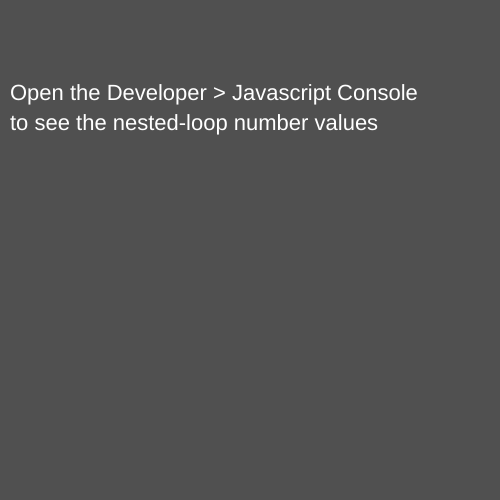
Frame 1 (no input)
Frame 2 (the mouse pressed at the canvas centre, redrawn once): identical to frame 1, image omitted

The p5.js sketch that drew this single still picture (run headless with seeded random() and noise() and a simulated clock; the mouse was pressed at the canvas centre and the sketch redrawn once):

// p5.js sketch
// ── sketch.js
//DAT405 / GAD405
//02_Nested For-Loop - Console

function setup() {
  createCanvas(500, 500);
  noLoop();
  textSize(22);
  //textAlign(CENTER);
}

function draw() {
  background(80);
  //Run the nested loop for x, and y
  for (let y = 0; y < 10; y++) {
    for (let x = 0; x < 10; x++) {
      //Print result to the console
      //Open Chrome > View > Developer > Javascript Console
      console.log("X: " + x + ", Y: " + y)
    }
  }
  fill(255);
  text("Open the Developer > Javascript Console", 10, 100);
  text("to see the nested-loop number values", 10, 130);

}
